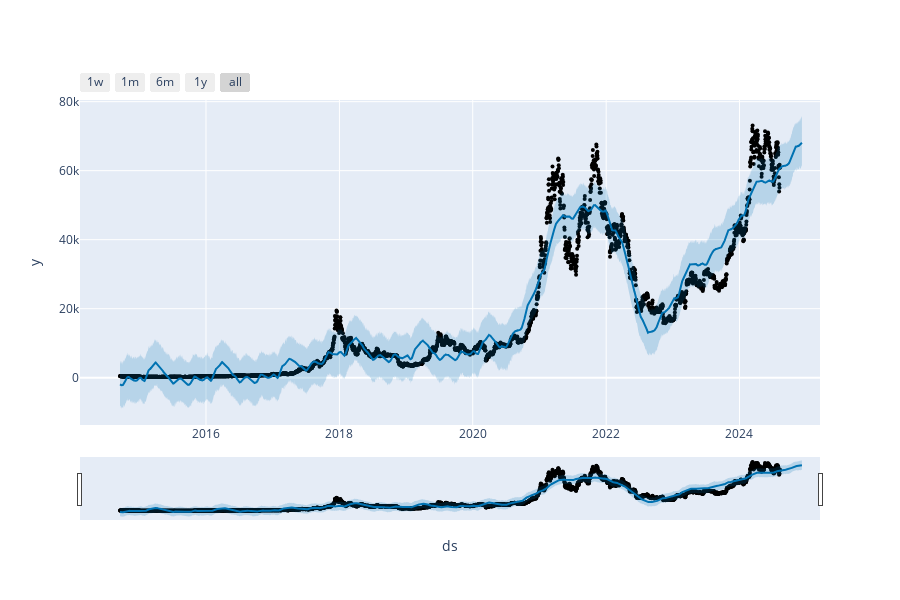

This figure's notebook cell:
### Code cell
# Graph 
predict = plot_plotly(model, previsao)
predict.show()

### Figure 1 — Plotly figure (JSON) as saved in the notebook; plotly's stock layout.template omitted (floating-point values rounded to 4 significant figures; data arrays with more than 128 entries replaced by an {"elided": "..."} marker saying what was removed)
{"data": [{"marker": {"color": "black", "size": 4}, "mode": "markers", "name": "Actual", "type": "scatter", "x": {"elided": "3616 str values"}, "y": {"elided": "3616 float values"}}, {"hoverinfo": "skip", "line": {"width": 0}, "mode": "lines", "type": "scatter", "x": {"elided": "3736 str values"}, "y": {"elided": "3736 float values"}}, {"fill": "tonexty", "fillcolor": "rgba(0, 114, 178, 0.2)", "line": {"color": "#0072B2", "width": 2}, "mode": "lines", "name": "Predicted", "type": "scatter", "x": {"elided": "3736 str values"}, "y": {"elided": "3736 float values"}}, {"fill": "tonexty", "fillcolor": "rgba(0, 114, 178, 0.2)", "hoverinfo": "skip", "line": {"width": 0}, "mode": "lines", "type": "scatter", "x": {"elided": "3736 str values"}, "y": {"elided": "3736 float values"}}], "layout": {"height": 600, "showlegend": false, "width": 900, "xaxis": {"rangeselector": {"buttons": [{"count": 7, "label": "1w", "step": "day", "stepmode": "backward"}, {"count": 1, "label": "1m", "step": "month", "stepmode": "backward"}, {"count": 6, "label": "6m", "step": "month", "stepmode": "backward"}, {"count": 1, "label": "1y", "step": "year", "stepmode": "backward"}, {"step": "all"}]}, "rangeslider": {"visible": true}, "title": {"text": "ds"}, "type": "date"}, "yaxis": {"title": {"text": "y"}}}}
